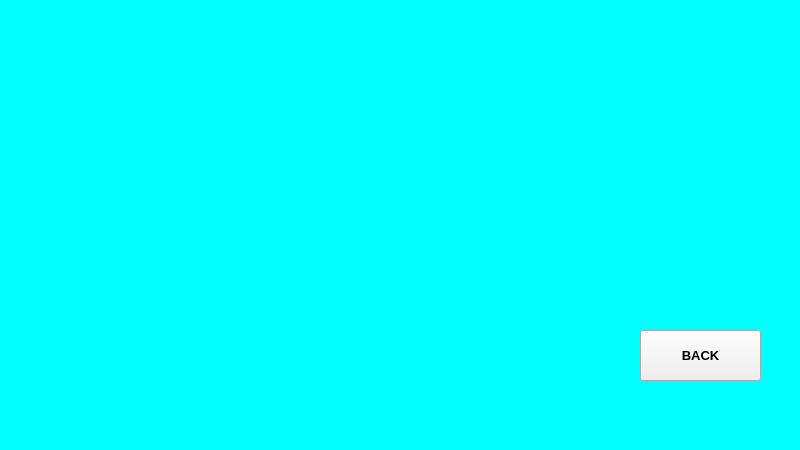
<?xml version="1.0" encoding="UTF-8"?>
<ui version="4.0">
 <class>MainWindow</class>
 <widget class="QMainWindow" name="MainWindow">
  <property name="geometry">
   <rect>
    <x>0</x>
    <y>0</y>
    <width>800</width>
    <height>450</height>
   </rect>
  </property>
  <property name="font">
   <font>
    <pointsize>10</pointsize>
    <weight>75</weight>
    <bold>true</bold>
   </font>
  </property>
  <property name="windowTitle">
   <string>MainWindow</string>
  </property>
  <property name="styleSheet">
   <string notr="true">QMainWindow{
	border-image: url(:/pic/5.png);
background-color: rgb(0, 255, 255);

}</string>
  </property>
  <widget class="QWidget" name="centralwidget">
   <widget class="QPushButton" name="back">
    <property name="geometry">
     <rect>
      <x>640</x>
      <y>330</y>
      <width>121</width>
      <height>51</height>
     </rect>
    </property>
    <property name="font">
     <font>
      <pointsize>10</pointsize>
      <weight>75</weight>
      <bold>true</bold>
     </font>
    </property>
    <property name="text">
     <string>BACK</string>
    </property>
   </widget>
  </widget>
  <widget class="QMenuBar" name="menubar">
   <property name="geometry">
    <rect>
     <x>0</x>
     <y>0</y>
     <width>800</width>
     <height>26</height>
    </rect>
   </property>
  </widget>
 </widget>
 <resources>
  <include location="picture.qrc"/>
 </resources>
 <connections/>
</ui>
